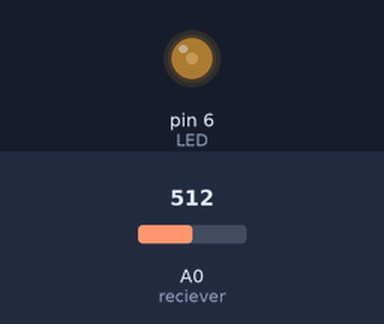
A sketch run on a simulated Arduino Uno, built with avr-gcc and run on an emulated ATmega328P. Parts: output pins drawn as LEDs (lit = HIGH). The inputs (shaded band) are chosen by the test bench; at power-on: A0 (reciever) = 512. What the sketch prints to the serial monitor is not drawn.

Above: at 1.2 s.
1.3 s: A0 (reciever) set to 306
At 1.6 s:
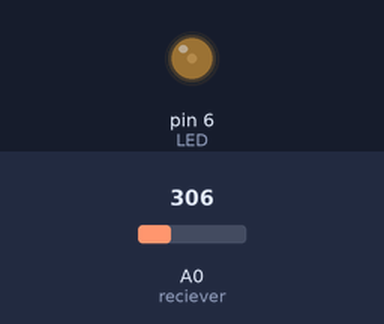
2.8 s: A0 (reciever) set to 0
At 4.0 s:
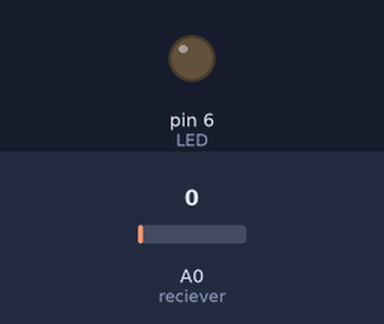
4.3 s: A0 (reciever) set to 5
5.8 s: A0 (reciever) set to 8
At 6.2 s:
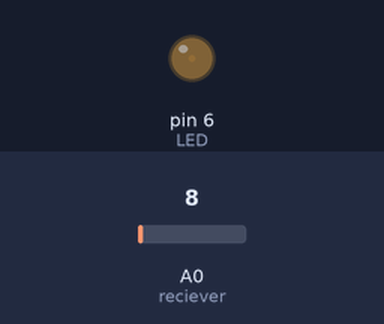
7.3 s: A0 (reciever) set to 900
At 8.6 s:
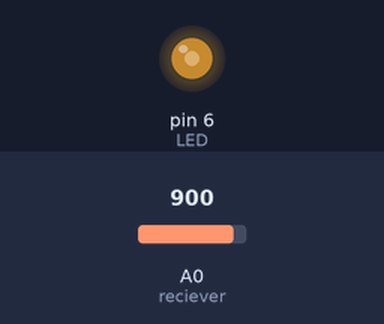
Timing chart, 0 to 9.8 s (numbered marks = the images above; inputs shaded):
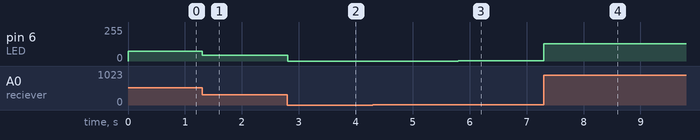

Measured:
- after the input at 1.3 s, pin 6 (LED): 75/255 → 44/255 at once
- after the input at 2.8 s, pin 6 (LED): 44/255 → 0/255 at once
- after the input at 5.8 s, pin 6 (LED): 0/255 → 1/255 at once
- after the input at 7.3 s, pin 6 (LED): 1/255 → 131/255 at once

The sketch:

OPS_Project_3.ino
```cpp
#define LED 6
//#define transmitter
#define reciever A0

int distance;

void setup() {
  Serial.begin(9600);
  pinMode(LED, OUTPUT);
  pinMode(reciever, INPUT);
//  digitalWrite(LED, 255);
}

void loop() {
  distance = analogRead(reciever);
  int improvedDistance = map(distance, 0, 1023, 0, 150);
  analogWrite(LED, improvedDistance);
  Serial.println(improvedDistance);


}
```
